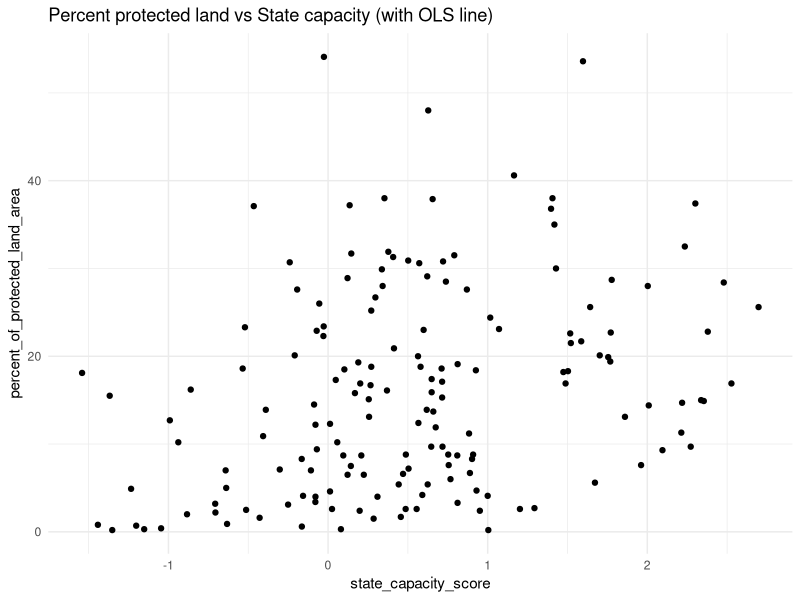
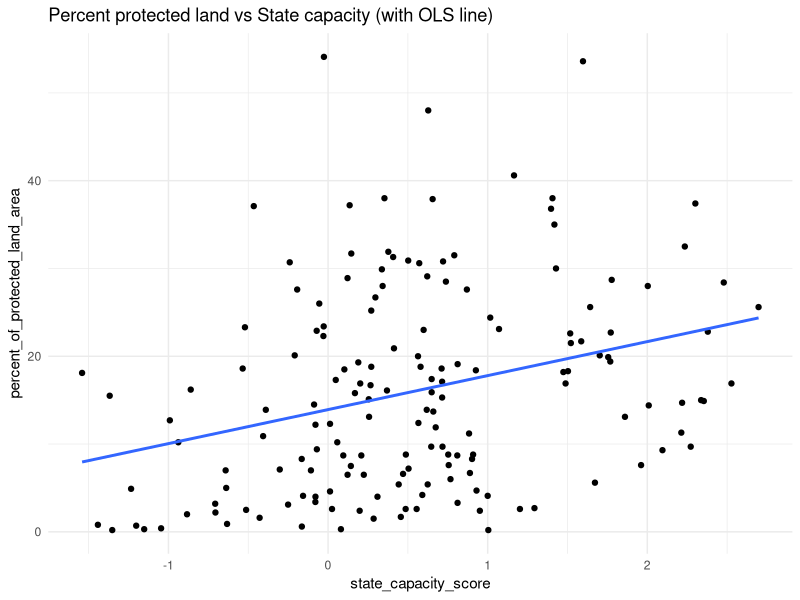
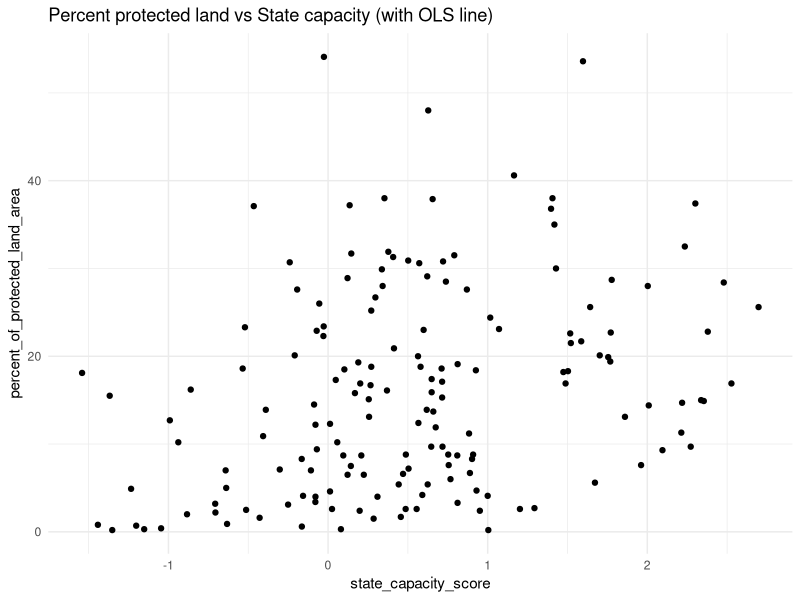
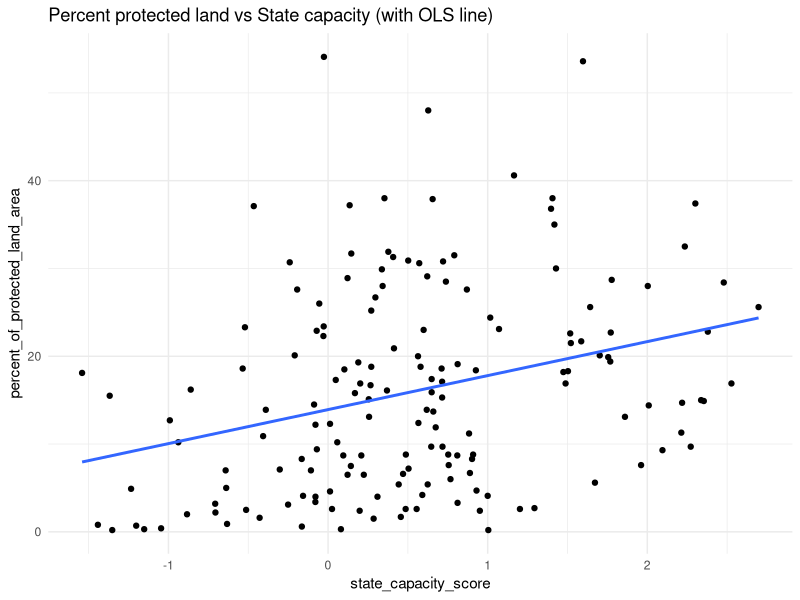

The R script that drew these images, in order:
########################################################  
### Regression Analysis                              ###
### PPHA 31002: Stats I                              ###
### Name: Firdha Anisa Najiya Merdeka Sari           ###
### Objective: investigate the relationship between  ### 
### state capacity and the proportion of a country’s ### 
### land area that is under environmental protection ### 
########################################################  



library(tidyverse)
library(broom)
library(ggplot2)

setwd("~/Documents/01 My Coding/")
getwd()     
hw3data <- read.csv("hw3_data.csv", stringsAsFactors = FALSE)

# Quick look
cat("\nFirst 6 rows of data:\n")
print(head(hw3data, 6))


# ----------------------------
# Data exercises using hw3_data.csv
# ----------------------------
# percent_of_protected_land_area, state_capacity_score assumed present
if(!all(c("percent_of_protected_land_area","state_capacity_score") %in% names(hw3data))){
  stop("Expected columns 'percent_of_protected_land_area' and 'state_capacity_score' not found in hw3_data.csv")
}

# Scatterplot
p_scatter <- ggplot(hw3data, aes(x = state_capacity_score, y = percent_of_protected_land_area)) +
  geom_point() +
  labs(title = "Percent protected land vs State capacity (with OLS line)",
       x = "state_capacity_score",
       y = "percent_of_protected_land_area") +
  theme_minimal()
print(p_scatter)
ggsave("q7_scatter_with_ols.png", p_scatter, width = 7, height = 5, dpi = 300)

# OLS regression percent_of_protected_land_area ~ state_capacity_score
model_lin <- lm(percent_of_protected_land_area ~ state_capacity_score, data = hw3data)
cat("\nLinear model summary:\n")
print(summary(model_lin))

p_scatter <- ggplot(hw3data, aes(x = state_capacity_score, y = percent_of_protected_land_area)) +
  geom_point() +
  geom_smooth(method = "lm", se = FALSE) +
  labs(title = "Percent protected land vs State capacity (with OLS line)",
       x = "state_capacity_score",
       y = "percent_of_protected_land_area") +
  theme_minimal()
print(p_scatter)
ggsave("q7_scatter_with_ols.png", p_scatter, width = 7, height = 5, dpi = 300)

# Tidy coefficients
coef_lin <- tidy(model_lin)
print(coef_lin)

# prediction at state_capacity_score = 3
newdata <- tibble(state_capacity_score = 3)
pred_3 <- predict(model_lin, newdata = newdata, interval = "prediction")
cat("\nPrediction at state_capacity_score = 3 (prediction interval):\n")
print(pred_3)

# Decile regression
# Create decile factor (1..10), use cut or ntile
hw3data1 <- hw3data %>%
  mutate(capacity_decile = ntile(state_capacity_score, 10)) %>%
  mutate(capacity_decile = factor(capacity_decile, levels = 1:10))

# Decile means table
decile_means <- hw3data1 %>%
  group_by(capacity_decile) %>%
  summarise(n = n(),
            mean_percent_protected = mean(percent_of_protected_land_area, na.rm = TRUE),
            sd_percent_protected = sd(percent_of_protected_land_area, na.rm = TRUE)) %>%
  arrange(as.integer(capacity_decile))

cat("\nDecile means (percent protected) by capacity decile:\n")
print(decile_means)

# Fit decile regression: use decile dummies (decile 1 as reference)
model_dec <- lm(percent_of_protected_land_area ~ capacity_decile, data = hw3data1)
cat("\nDecile regression summary:\n")
print(summary(model_dec))

coef_dec <- tidy(model_dec)
print(coef_dec)

# Compare R-squared
# Linear model: percent_of_protected_land_area ~ state_capacity_score
lm_lin <- lm(percent_of_protected_land_area ~ state_capacity_score, data = hw3data1)
sum_lin <- summary(lm_lin)

# Decile-factor model: create deciles and fit factor regression
hw3data1 <- hw3data1 %>% mutate(capacity_decile = ntile(state_capacity_score, 10))
hw3data1$capacity_decile <- factor(hw3data1$capacity_decile)

lm_dec <- lm(percent_of_protected_land_area ~ capacity_decile, data = hw3data1)
sum_dec <- summary(lm_dec)

# Extract diagnostics
# Linear model diagnostics
r2_lin    <- sum_lin$r.squared
adjr2_lin <- sum_lin$adj.r.squared
rse_lin   <- sum_lin$sigma          # residual standard error
n_lin     <- sum_lin$df[1] + sum_lin$df[2] + 1 # alternative: nrow(hw3)
k_lin     <- length(coef(lm_lin))   # number of parameters including intercept

# Decile model diagnostics
r2_dec    <- sum_dec$r.squared
adjr2_dec <- sum_dec$adj.r.squared
rse_dec   <- sum_dec$sigma
k_dec     <- length(coef(lm_dec))

# Print neatly
cat("Linear model (y ~ state_capacity_score):\n")
cat(sprintf("  n = %d, parameters k = %d\n", nrow(hw3data1), k_lin))
cat(sprintf("  R-squared = %.6f\n  Adj R-squared = %.6f\n  Residual Std. Error (RSE) = %.6f (on %d df)\n\n",
            r2_lin, adjr2_lin, rse_lin, sum_lin$fstatistic["dendf"]))

cat("Decile-factor model (y ~ factor(capacity_decile)):\n")
cat(sprintf("  n = %d, parameters k = %d\n", nrow(hw3data1), k_dec))
cat(sprintf("  R-squared = %.6f\n  Adj R-squared = %.6f\n  Residual Std. Error (RSE) = %.6f (on %d df)\n\n",
            r2_dec, adjr2_dec, rse_dec, sum_dec$fstatistic["dendf"]))

# the raw RSS / SST numbers:
rss_lin <- sum(lm_lin$residuals^2)
rss_dec <- sum(lm_dec$residuals^2)
sst     <- sum((hw3data1$percent_of_protected_land_area - mean(hw3data1$percent_of_protected_land_area))^2)
cat(sprintf("RSS (linear) = %.6f, RSS (decile) = %.6f, SST = %.6f\n", rss_lin, rss_dec, sst))

# Optional: show coefficients for decile model (interpretable)
print(coef(lm_dec))



